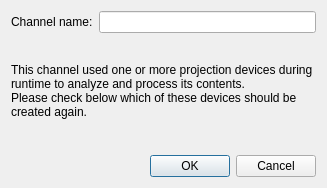
<?xml version="1.0" encoding="UTF-8"?>
<ui version="4.0">
 <class>ReplayFilterDialog</class>
 <widget class="QDialog" name="ReplayFilterDialog">
  <property name="geometry">
   <rect>
    <x>0</x>
    <y>0</y>
    <width>327</width>
    <height>188</height>
   </rect>
  </property>
  <property name="windowTitle">
   <string>Replay channel - Metro</string>
  </property>
  <layout class="QVBoxLayout" name="verticalLayout">
   <item>
    <layout class="QHBoxLayout" name="layoutName">
     <item>
      <widget class="QLabel" name="labelName">
       <property name="text">
        <string>Channel name:</string>
       </property>
      </widget>
     </item>
     <item>
      <widget class="QLineEdit" name="editName">
       <property name="minimumSize">
        <size>
         <width>200</width>
         <height>0</height>
        </size>
       </property>
      </widget>
     </item>
    </layout>
   </item>
   <item>
    <widget class="QLabel" name="labelDesc">
     <property name="text">
      <string>&lt;html&gt;&lt;head/&gt;&lt;body&gt;&lt;p&gt;This channel used one or more projection devices during runtime to analyze and process its contents.&lt;br&gt;Please check below which of these devices should be created again.&lt;/p&gt;&lt;/body&gt;&lt;/html&gt;</string>
     </property>
     <property name="wordWrap">
      <bool>true</bool>
     </property>
    </widget>
   </item>
   <item>
    <spacer name="verticalSpacer">
     <property name="orientation">
      <enum>Qt::Vertical</enum>
     </property>
     <property name="sizeType">
      <enum>QSizePolicy::Fixed</enum>
     </property>
     <property name="sizeHint" stdset="0">
      <size>
       <width>5</width>
       <height>5</height>
      </size>
     </property>
    </spacer>
   </item>
   <item>
    <layout class="QHBoxLayout" name="layoutFooter">
     <item>
      <widget class="QLabel" name="labelProgress">
       <property name="sizePolicy">
        <sizepolicy hsizetype="Expanding" vsizetype="Preferred">
         <horstretch>0</horstretch>
         <verstretch>0</verstretch>
        </sizepolicy>
       </property>
       <property name="text">
        <string/>
       </property>
      </widget>
     </item>
     <item>
      <widget class="QDialogButtonBox" name="buttonBox">
       <property name="sizePolicy">
        <sizepolicy hsizetype="Minimum" vsizetype="Fixed">
         <horstretch>0</horstretch>
         <verstretch>0</verstretch>
        </sizepolicy>
       </property>
       <property name="orientation">
        <enum>Qt::Horizontal</enum>
       </property>
       <property name="standardButtons">
        <set>QDialogButtonBox::Cancel|QDialogButtonBox::Ok</set>
       </property>
      </widget>
     </item>
    </layout>
   </item>
  </layout>
 </widget>
 <resources/>
 <connections>
  <connection>
   <sender>buttonBox</sender>
   <signal>rejected()</signal>
   <receiver>ReplayFilterDialog</receiver>
   <slot>reject()</slot>
   <hints>
    <hint type="sourcelabel">
     <x>316</x>
     <y>260</y>
    </hint>
    <hint type="destinationlabel">
     <x>286</x>
     <y>274</y>
    </hint>
   </hints>
  </connection>
 </connections>
</ui>
